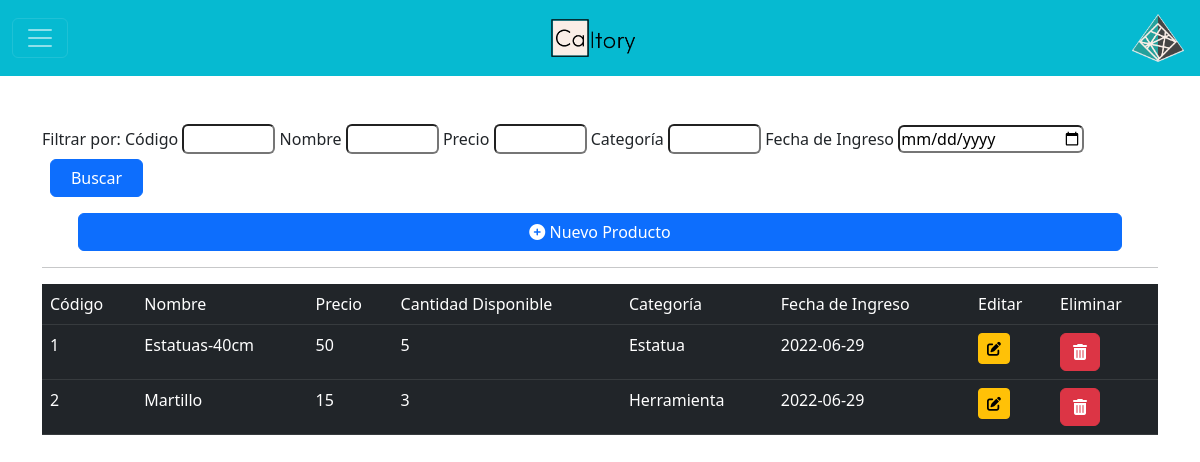
Screenshot of /assets/php/inventario_salidas.php (signed in) with the database file from the repository.
### tables this page shows
create table productos
(

    cod_producto int (6) not null auto_increment,
    nom_producto varchar (45) not null,
    valor_producto double not null,
    cant_prod_disp int (3) not null,
    fk_tipo_prod varchar (20) not null,
    fecha_ingreso_prod date not null,
    primary key (cod_producto)

);

### assets/php/inventario_salidas.php (the view, shortened to what this page needs)
<?php
	$db=database::conectar();
	$sentencia = $db->query("SELECT * FROM productos;");
	$productos = $sentencia->fetchAll(PDO::FETCH_OBJ);
?>
<!DOCTYPE html>
<html lang="en">
<head>
    <link href="https://cdn.jsdelivr.net/npm/bootstrap@5.2.0-beta1/dist/css/bootstrap.min.css" rel="stylesheet">
	<link rel="stylesheet" href="../css/inv_salidas.css">
</head>
<body>
	<header>
	<nav class="navbar navbar-dark fondo">
		<div class="container-fluid">
			<button class="navbar-toggler" type="button" data-bs-toggle="collapse" data-bs-target="#navbarToggleExternalContent" aria-controls="navbarToggleExternalContent" aria-expanded="false" aria-label="Toggle navigation">
			<span class="navbar-toggler-icon"></span>
			</button>
			<img class="logo2" src="../img/Logotipo Caltory.png" alt="Logo">
			<a href="admin.php"><img class="logo" src="../img/Isotipo Caltory.png" alt="Logo"></a>
		</div>
	</nav>
	</header>
	<div class="container mt-5">
		<div class="row">
			<div class="col-sm-12">
						<div class="row">
						<form action="">
									Filtrar por:
									<label class="form-label" for="codigo">Código</label>
									<input class="col-1 rounded" name="codigo" id="codigo" type="number">
									<label class="form-label" for="nombre">Nombre</label>
									<input class="col-1 rounded" type="text" id="nombre" name="nombre">
									<label class="form-label" for="precio">Precio</label>
									<input class="col-1 rounded" type="number" name="precio" id="precio">
									<label class="form-label" for="categoria">Categoría</label>
									<input class="col-1 rounded" type="text" id="categoria" name="categoria">
									<label class="form-label" for="fecha">Fecha de Ingreso</label>
									<input class="col-2 rounded" type="date" id="fecha" name="fecha">
									<input type="submit" class="btn btn-primary ms-2 col-1" value="Buscar">
								</form>
						</div>
						<div class="row p-5 pb-0 pt-3">
								<a class="btn btn-primary" href="prod_nuevo.php">
									<i class="fas fa-plus-circle"></i> Nuevo Producto
								</a>
							</div>
						<hr>
						<div class="row">
							<div class="col-12 rounded">
									<table class="table table-dark table-hover">
									<thead>
										<tr class="font-weight-bold">
											<td>Código</td>
											<td>Nombre</td>
											<td>Precio</td>
											<td>Cantidad Disponible</td>
											<td>Categoría</td>
											<td>Fecha de Ingreso</td>
											<td>Editar</td>
											<td>Eliminar</td>
										</tr>
									</thead>
									<?php
									foreach ($productos as $key => $dato) {
										?>
											<tbody>
										<tr>
											<td><?php echo $dato->cod_producto; ?></td>
											<td><?php echo $dato->nom_producto; ?></td>
											<td><?php echo $dato->valor_producto; ?></td>
											<td><?php echo $dato->cant_prod_disp; ?></td>
											<td><?php echo $dato->fk_tipo_prod; ?></td>
											<td><?php echo $dato->fecha_ingreso_prod; ?></td>
											<td>
												<a href="actualizar_prod.php?id=<?php echo $dato->cod_producto; ?>" class="btn btn-warning btn-sm">
													<i class="fas fa-edit"></i>
												</a>
											</td>
											<td>
												<a href="?action=eliminar_prod&cod=<?php echo $dato->cod_producto ?>" class="btn btn-danger" onclick="return confirmar_eliminar()">
													<li class="fas fa-trash-alt"></li>
												</a>
											</td>
										</tr>
									</tbody>
										<?php
									}
									?>
								</table>
							</div>
						</div>
					</div>
				</div>
			</div>
</body>
</html>

### assets/css/inv_salidas.css (style rules this page uses)
.logo { width: 60px; height: auto; }
.logo2 { width: 100px; height: auto; }
a { color: white; }
.fondo { background-color: rgb(6, 186, 209); }

### rows the page displays
productos: cod_producto "1", nom_producto "Estatuas-40cm", valor_producto "50", cant_prod_disp "5", fk_tipo_prod "Estatua", fecha_ingreso_prod "2022-06-29"
productos: cod_producto "2", nom_producto "Martillo", valor_producto "15", cant_prod_disp "3", fk_tipo_prod "Herramienta", fecha_ingreso_prod "2022-06-29"
